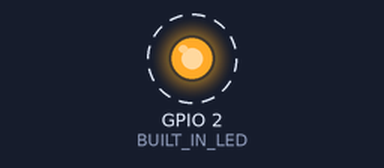
Recording of a sketch running on a simulated ESP32. On the bench: output pins drawn as LEDs (lit = HIGH). Dashed ring = blinking. WiFi joins after 1.5 s; servers stay silent unless stated.

Above: at 2.3 s.
Timing chart, 0 to 6.4 s (numbered marks = the images above):
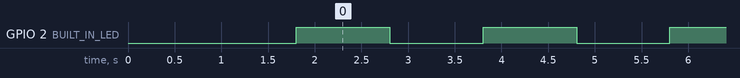

The sketch:

07_ConnetingToBlynkByWifi.ino
```cpp
#define BLYNK_PRINT Serial  // 꼭 필요하진 않지만 내부 LED를 깜빡거리는 것 외에, 잘 안결되었을 경우 시리얼 모니터를 통해 연결된 IP, 포트번호, ping 등을 확인하기 위해 추가하였습니다.
// Blynk 서버와 연결을 위한 정보
#define BLYNK_TEMPLATE_ID "TMPL689_V4Ouk"                    // Blynk 템플릿 ID, Blynk 클라우드와의 연결을 위해 필요한 고유 ID
#define BLYNK_TEMPLATE_NAME "SmartVivariumV1"                // Blynk 템플릿 이름, 클라우드에서 사용하는 템플릿의 이름
#define BLYNK_AUTH_TOKEN "ZZ6kgbjkx892h8YXiIK-ctpuh1IM6ETQ"  // Blynk 인증 토큰, 앱에서 생성한 고유 토큰을 사용하여 기기와 서버를 인증함
#define BUILT_IN_LED 2                                       // 내장된 LED의 핀 번호를 정의합니다. ESP32의 내장 LED는 2번 핀에 연결되어 있습니다.

// 필요한 라이브러리 포함
#include <WiFi.h>              // ESP32의 WiFi 연결을 위한 라이브러리
#include <WiFiClient.h>        // WiFi 클라이언트 기능을 제공하는 라이브러리
#include <BlynkSimpleEsp32.h>  // Blynk와 ESP32 간의 연결을 간단히 구현하기 위한 라이브러리

// WiFi 정보
char ssid[] = "3층 메이커실";     // 연결할 WiFi의 SSID(네트워크 이름)
char pass[] = "ksm1234567";    // 연결할 WiFi의 비밀번호

void setup() {
  Serial.begin(9600);                         // 시리얼 통신 시작, 9600bps의 속도로 설정하여 디버깅을 위해 시리얼 통신 준비
  Blynk.begin(BLYNK_AUTH_TOKEN, ssid, pass);  // Blynk 서버에 WiFi를 통해 연결, 인증 토큰, SSID, 비밀번호를 사용하여 인증

  pinMode(BUILT_IN_LED, OUTPUT);  // 내장된 LED 핀을 출력 모드로 설정 (HIGH 또는 LOW 값을 통해 LED 켜기/끄기 가능)
}

void loop() {
  Blynk.run();  // Blynk 라이브러리 함수 호출, 서버와의 통신을 유지하고 데이터를 주고받음

  // Blynk가 성공적으로 연결된 경우
  if (Blynk.connected()) {
    // WiFi가 연결된 경우, LED를 1초 간격으로 깜빡임
    if (WiFi.status() == WL_CONNECTED) {
      digitalWrite(BUILT_IN_LED, HIGH);  // LED 켜기
      delay(1000);                       // 1초 대기
      digitalWrite(BUILT_IN_LED, LOW);   // LED 끄기
      delay(1000);                       // 1초 대기
    } else {
      // WiFi가 연결되지 않은 경우 LED를 끔
      digitalWrite(BUILT_IN_LED, LOW);  // LED 끄기
    }
  } else {
    // Blynk가 연결되지 않은 경우 LED를 끔
    digitalWrite(BUILT_IN_LED, LOW);  // LED 끄기
  }
}
```

Measured:
- by itself, GPIO 2 (BUILT_IN_LED): alternates HIGH for 1.0 s and LOW for 1.0 s
